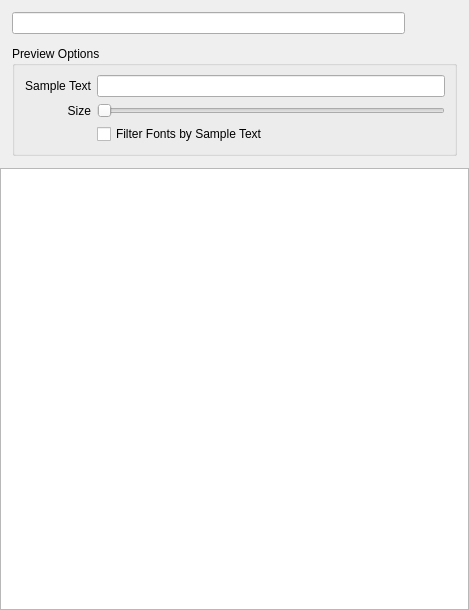
<?xml version="1.0" encoding="UTF-8"?>
<ui version="4.0">
 <class>QXFontListDialog</class>
 <widget class="QDialog" name="QXFontListDialog">
  <property name="geometry">
   <rect>
    <x>0</x>
    <y>0</y>
    <width>469</width>
    <height>610</height>
   </rect>
  </property>
  <property name="windowTitle">
   <string>Choose Font</string>
  </property>
  <layout class="QVBoxLayout" name="verticalLayout_2">
   <property name="spacing">
    <number>0</number>
   </property>
   <property name="leftMargin">
    <number>0</number>
   </property>
   <property name="topMargin">
    <number>0</number>
   </property>
   <property name="rightMargin">
    <number>0</number>
   </property>
   <property name="bottomMargin">
    <number>0</number>
   </property>
   <item>
    <layout class="QVBoxLayout" name="verticalLayout">
     <property name="spacing">
      <number>12</number>
     </property>
     <property name="leftMargin">
      <number>12</number>
     </property>
     <property name="topMargin">
      <number>12</number>
     </property>
     <property name="rightMargin">
      <number>12</number>
     </property>
     <property name="bottomMargin">
      <number>12</number>
     </property>
     <item>
      <layout class="QHBoxLayout" name="horizontalLayout_2">
       <item>
        <widget class="QLineEdit" name="searchLineEdit"/>
       </item>
       <item>
        <layout class="QHBoxLayout" name="horizontalLayout">
         <property name="spacing">
          <number>3</number>
         </property>
         <item>
          <widget class="QPushButton" name="okButton">
           <property name="sizePolicy">
            <sizepolicy hsizetype="Fixed" vsizetype="Fixed">
             <horstretch>0</horstretch>
             <verstretch>0</verstretch>
            </sizepolicy>
           </property>
           <property name="minimumSize">
            <size>
             <width>22</width>
             <height>22</height>
            </size>
           </property>
           <property name="maximumSize">
            <size>
             <width>22</width>
             <height>22</height>
            </size>
           </property>
           <property name="focusPolicy">
            <enum>Qt::NoFocus</enum>
           </property>
           <property name="toolTip">
            <string>OK</string>
           </property>
           <property name="styleSheet">
            <string notr="true">border: none;</string>
           </property>
           <property name="text">
            <string/>
           </property>
           <property name="icon">
            <iconset resource="QXApplication.qrc">
             <normaloff>:/images/ok.png</normaloff>:/images/ok.png</iconset>
           </property>
           <property name="iconSize">
            <size>
             <width>22</width>
             <height>22</height>
            </size>
           </property>
           <property name="default">
            <bool>true</bool>
           </property>
           <property name="flat">
            <bool>true</bool>
           </property>
          </widget>
         </item>
         <item>
          <widget class="QXIconButton" name="menuButton">
           <property name="sizePolicy">
            <sizepolicy hsizetype="Fixed" vsizetype="Fixed">
             <horstretch>0</horstretch>
             <verstretch>0</verstretch>
            </sizepolicy>
           </property>
           <property name="minimumSize">
            <size>
             <width>15</width>
             <height>22</height>
            </size>
           </property>
           <property name="maximumSize">
            <size>
             <width>15</width>
             <height>22</height>
            </size>
           </property>
           <property name="focusPolicy">
            <enum>Qt::NoFocus</enum>
           </property>
           <property name="toolTip">
            <string>OK</string>
           </property>
           <property name="styleSheet">
            <string notr="true">border: none;</string>
           </property>
           <property name="text">
            <string/>
           </property>
           <property name="icon">
            <iconset resource="QXApplication.qrc">
             <normaloff>:/images/menu.png</normaloff>:/images/menu.png</iconset>
           </property>
           <property name="iconSize">
            <size>
             <width>15</width>
             <height>22</height>
            </size>
           </property>
           <property name="flat">
            <bool>true</bool>
           </property>
          </widget>
         </item>
        </layout>
       </item>
      </layout>
     </item>
     <item>
      <widget class="QGroupBox" name="previewSettingsGoupBox">
       <property name="title">
        <string>Preview Options</string>
       </property>
       <layout class="QGridLayout" name="gridLayout">
        <item row="0" column="1">
         <widget class="QLineEdit" name="previewTextEdit"/>
        </item>
        <item row="1" column="1">
         <widget class="QSlider" name="previewFontSizeSlider">
          <property name="minimum">
           <number>20</number>
          </property>
          <property name="orientation">
           <enum>Qt::Horizontal</enum>
          </property>
         </widget>
        </item>
        <item row="0" column="0">
         <widget class="QLabel" name="label">
          <property name="text">
           <string>Sample Text</string>
          </property>
          <property name="alignment">
           <set>Qt::AlignRight|Qt::AlignTrailing|Qt::AlignVCenter</set>
          </property>
         </widget>
        </item>
        <item row="1" column="0">
         <widget class="QLabel" name="label_2">
          <property name="text">
           <string>Size</string>
          </property>
          <property name="alignment">
           <set>Qt::AlignRight|Qt::AlignTrailing|Qt::AlignVCenter</set>
          </property>
         </widget>
        </item>
        <item row="2" column="1">
         <widget class="QCheckBox" name="previewCoverAllCharsCheckBox">
          <property name="toolTip">
           <string>Show only the fonts which contain all the sample characters.</string>
          </property>
          <property name="text">
           <string>Filter Fonts by Sample Text</string>
          </property>
         </widget>
        </item>
       </layout>
      </widget>
     </item>
    </layout>
   </item>
   <item>
    <widget class="QListView" name="fontListView"/>
   </item>
  </layout>
 </widget>
 <customwidgets>
  <customwidget>
   <class>QXIconButton</class>
   <extends>QPushButton</extends>
   <header>QXIconButton.h</header>
  </customwidget>
 </customwidgets>
 <resources>
  <include location="QXApplication.qrc"/>
 </resources>
 <connections>
  <connection>
   <sender>okButton</sender>
   <signal>clicked()</signal>
   <receiver>QXFontListDialog</receiver>
   <slot>accept()</slot>
   <hints>
    <hint type="sourcelabel">
     <x>439</x>
     <y>24</y>
    </hint>
    <hint type="destinationlabel">
     <x>249</x>
     <y>230</y>
    </hint>
   </hints>
  </connection>
 </connections>
</ui>
